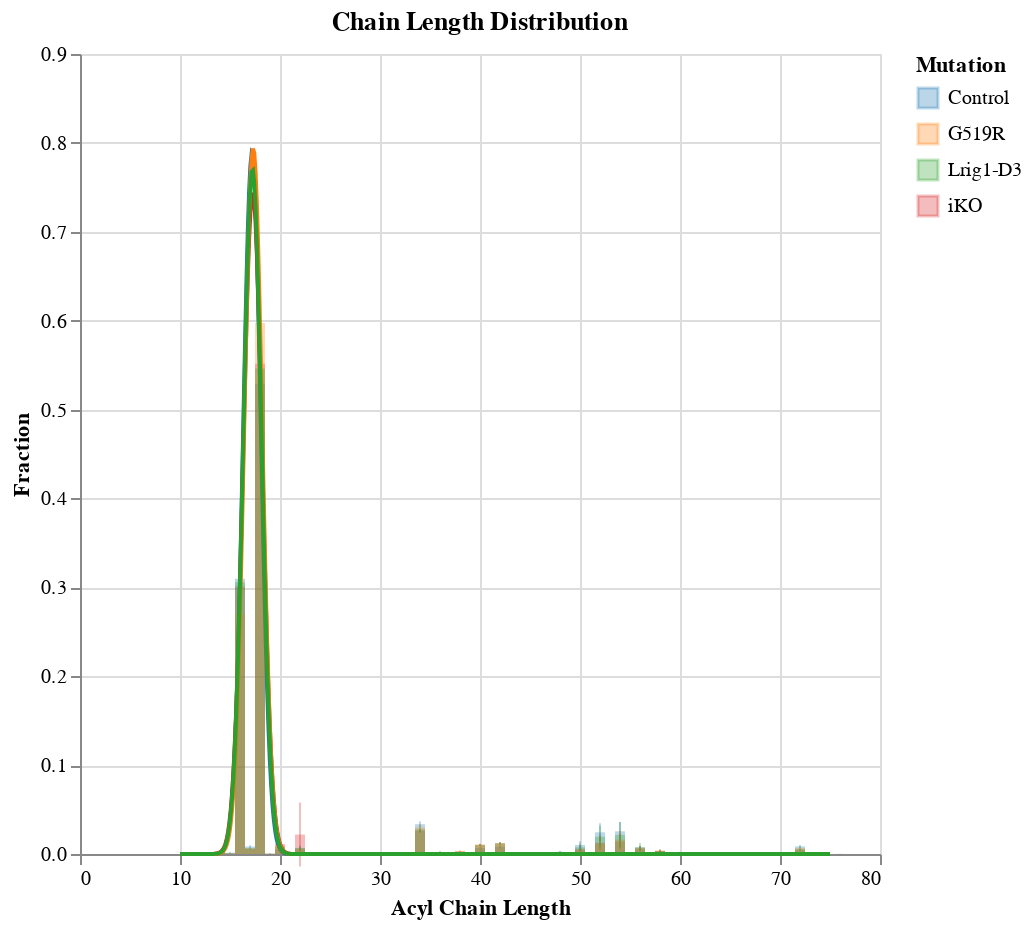

The code cell stored with this chart in its notebook:
### Code cell
o_bimodal = alt.layer(*chart_list_o[:]).properties(title={'text':'Chain Length Distribution'},
                                                   width=400, height=400)
o_bimodal.save('graphs/dgat/chain_length/Histogram_Overlap.png', ppi=300)
o_bimodal

### Figure 1 — Vega-Lite specification as saved in the notebook (floating-point values rounded to 4 significant figures; data arrays with more than 128 entries replaced by an {"elided": "..."} marker saying what was removed)
{"config": {"view": {"continuousWidth": 300, "continuousHeight": 300}}, "layer": [{"layer": [{"mark": {"type": "bar", "opacity": 0.3}, "encoding": {"color": {"field": "Mutation", "scale": {"range": ["#1f77b4", "#ff7f0e", "#2ca02c", "#d62728", "#9467bd", "#8c564b", "#e377c2", "#7f7f7f", "#bcbd22", "#17becf"]}, "type": "nominal"}, "x": {"field": "Acyl Chain Length", "type": "quantitative"}, "y": {"aggregate": "mean", "field": "Fraction", "scale": {"domain": [0, 0.9]}, "type": "quantitative"}}}, {"mark": {"type": "errorbar", "extent": "stdev", "opacity": 0.3}, "encoding": {"color": {"field": "Mutation", "scale": {"range": ["#1f77b4", "#ff7f0e", "#2ca02c", "#d62728", "#9467bd", "#8c564b", "#e377c2", "#7f7f7f", "#bcbd22", "#17becf"]}, "type": "nominal"}, "x": {"field": "Acyl Chain Length", "type": "quantitative"}, "y": {"field": "Fraction", "type": "quantitative"}}}, {"data": {"name": "data-a3c40cfc840e713472e0e81abede430e"}, "mark": {"type": "line", "color": "#1f77b4"}, "encoding": {"color": {"field": "Mutation", "scale": {"range": ["#1f77b4", "#ff7f0e", "#2ca02c", "#d62728", "#9467bd", "#8c564b", "#e377c2", "#7f7f7f", "#bcbd22", "#17becf"]}, "type": "nominal"}, "x": {"field": "Acyl Chain Length", "type": "quantitative"}, "y": {"field": "Fraction", "type": "quantitative"}}}], "data": {"name": "data-ae6568f9eb2b59984dd029afb8dd1912"}}, {"layer": [{"mark": {"type": "bar", "opacity": 0.3}, "encoding": {"color": {"field": "Mutation", "scale": {"range": ["#1f77b4", "#ff7f0e", "#2ca02c", "#d62728", "#9467bd", "#8c564b", "#e377c2", "#7f7f7f", "#bcbd22", "#17becf"]}, "type": "nominal"}, "x": {"field": "Acyl Chain Length", "type": "quantitative"}, "y": {"aggregate": "mean", "field": "Fraction", "scale": {"domain": [0, 0.9]}, "type": "quantitative"}}}, {"mark": {"type": "errorbar", "extent": "stdev", "opacity": 0.3}, "encoding": {"color": {"field": "Mutation", "scale": {"range": ["#1f77b4", "#ff7f0e", "#2ca02c", "#d62728", "#9467bd", "#8c564b", "#e377c2", "#7f7f7f", "#bcbd22", "#17becf"]}, "type": "nominal"}, "x": {"field": "Acyl Chain Length", "type": "quantitative"}, "y": {"field": "Fraction", "type": "quantitative"}}}, {"data": {"name": "data-03c1fa5b3d5a9cda036636b31fc32bb1"}, "mark": {"type": "line", "color": "#ff7f0e"}, "encoding": {"color": {"field": "Mutation", "scale": {"range": ["#1f77b4", "#ff7f0e", "#2ca02c", "#d62728", "#9467bd", "#8c564b", "#e377c2", "#7f7f7f", "#bcbd22", "#17becf"]}, "type": "nominal"}, "x": {"field": "Acyl Chain Length", "type": "quantitative"}, "y": {"field": "Fraction", "type": "quantitative"}}}], "data": {"name": "data-08bf4995da24a0ed7c64b8c0f376be4d"}}, {"layer": [{"mark": {"type": "bar", "opacity": 0.3}, "encoding": {"color": {"field": "Mutation", "scale": {"range": ["#1f77b4", "#ff7f0e", "#2ca02c", "#d62728", "#9467bd", "#8c564b", "#e377c2", "#7f7f7f", "#bcbd22", "#17becf"]}, "type": "nominal"}, "x": {"field": "Acyl Chain Length", "type": "quantitative"}, "y": {"aggregate": "mean", "field": "Fraction", "scale": {"domain": [0, 0.9]}, "type": "quantitative"}}}, {"mark": {"type": "errorbar", "extent": "stdev", "opacity": 0.3}, "encoding": {"color": {"field": "Mutation", "scale": {"range": ["#1f77b4", "#ff7f0e", "#2ca02c", "#d62728", "#9467bd", "#8c564b", "#e377c2", "#7f7f7f", "#bcbd22", "#17becf"]}, "type": "nominal"}, "x": {"field": "Acyl Chain Length", "type": "quantitative"}, "y": {"field": "Fraction", "type": "quantitative"}}}, {"data": {"name": "data-eba613af5fed7aed22ed2bf82ca7b0f9"}, "mark": {"type": "line", "color": "#2ca02c"}, "encoding": {"color": {"field": "Mutation", "scale": {"range": ["#1f77b4", "#ff7f0e", "#2ca02c", "#d62728", "#9467bd", "#8c564b", "#e377c2", "#7f7f7f", "#bcbd22", "#17becf"]}, "type": "nominal"}, "x": {"field": "Acyl Chain Length", "type": "quantitative"}, "y": {"field": "Fraction", "type": "quantitative"}}}], "data": {"name": "data-7e6cecd3f24fe41e81915c618d19512d"}}, {"layer": [{"mark": {"type": "bar", "opacity": 0.3}, "encoding": {"color": {"field": "Mutation", "scale": {"range": ["#1f77b4", "#ff7f0e", "#2ca02c", "#d62728", "#9467bd", "#8c564b", "#e377c2", "#7f7f7f", "#bcbd22", "#17becf"]}, "type": "nominal"}, "x": {"field": "Acyl Chain Length", "type": "quantitative"}, "y": {"aggregate": "mean", "field": "Fraction", "scale": {"domain": [0, 0.9]}, "type": "quantitative"}}}, {"mark": {"type": "errorbar", "extent": "stdev", "opacity": 0.3}, "encoding": {"color": {"field": "Mutation", "scale": {"range": ["#1f77b4", "#ff7f0e", "#2ca02c", "#d62728", "#9467bd", "#8c564b", "#e377c2", "#7f7f7f", "#bcbd22", "#17becf"]}, "type": "nominal"}, "x": {"field": "Acyl Chain Length", "type": "quantitative"}, "y": {"field": "Fraction", "type": "quantitative"}}}, {"data": {"name": "data-4570a1000b57cc3936b186b134497be2"}, "mark": {"type": "line", "color": "#d62728"}, "encoding": {"color": {"field": "Mutation", "scale": {"range": ["#1f77b4", "#ff7f0e", "#2ca02c", "#d62728", "#9467bd", "#8c564b", "#e377c2", "#7f7f7f", "#bcbd22", "#17becf"]}, "type": "nominal"}, "x": {"field": "Acyl Chain Length", "type": "quantitative"}, "y": {"field": "Fraction", "type": "quantitative"}}}], "data": {"name": "data-f1fa92f12ee7e81be9382e91ffde5cd5"}}], "height": 400, "title": {"text": "Chain Length Distribution"}, "width": 400, "$schema": "https://vega.github.io/schema/vega-lite/v5.17.0.json", "datasets": {"data-ae6568f9eb2b59984dd029afb8dd1912": {"elided": "210 records"}, "data-a3c40cfc840e713472e0e81abede430e": {"elided": "500 records"}, "data-08bf4995da24a0ed7c64b8c0f376be4d": {"elided": "252 records"}, "data-03c1fa5b3d5a9cda036636b31fc32bb1": {"elided": "500 records"}, "data-7e6cecd3f24fe41e81915c618d19512d": {"elided": "210 records"}, "data-eba613af5fed7aed22ed2bf82ca7b0f9": {"elided": "500 records"}, "data-f1fa92f12ee7e81be9382e91ffde5cd5": {"elided": "168 records"}, "data-4570a1000b57cc3936b186b134497be2": {"elided": "500 records"}}}
